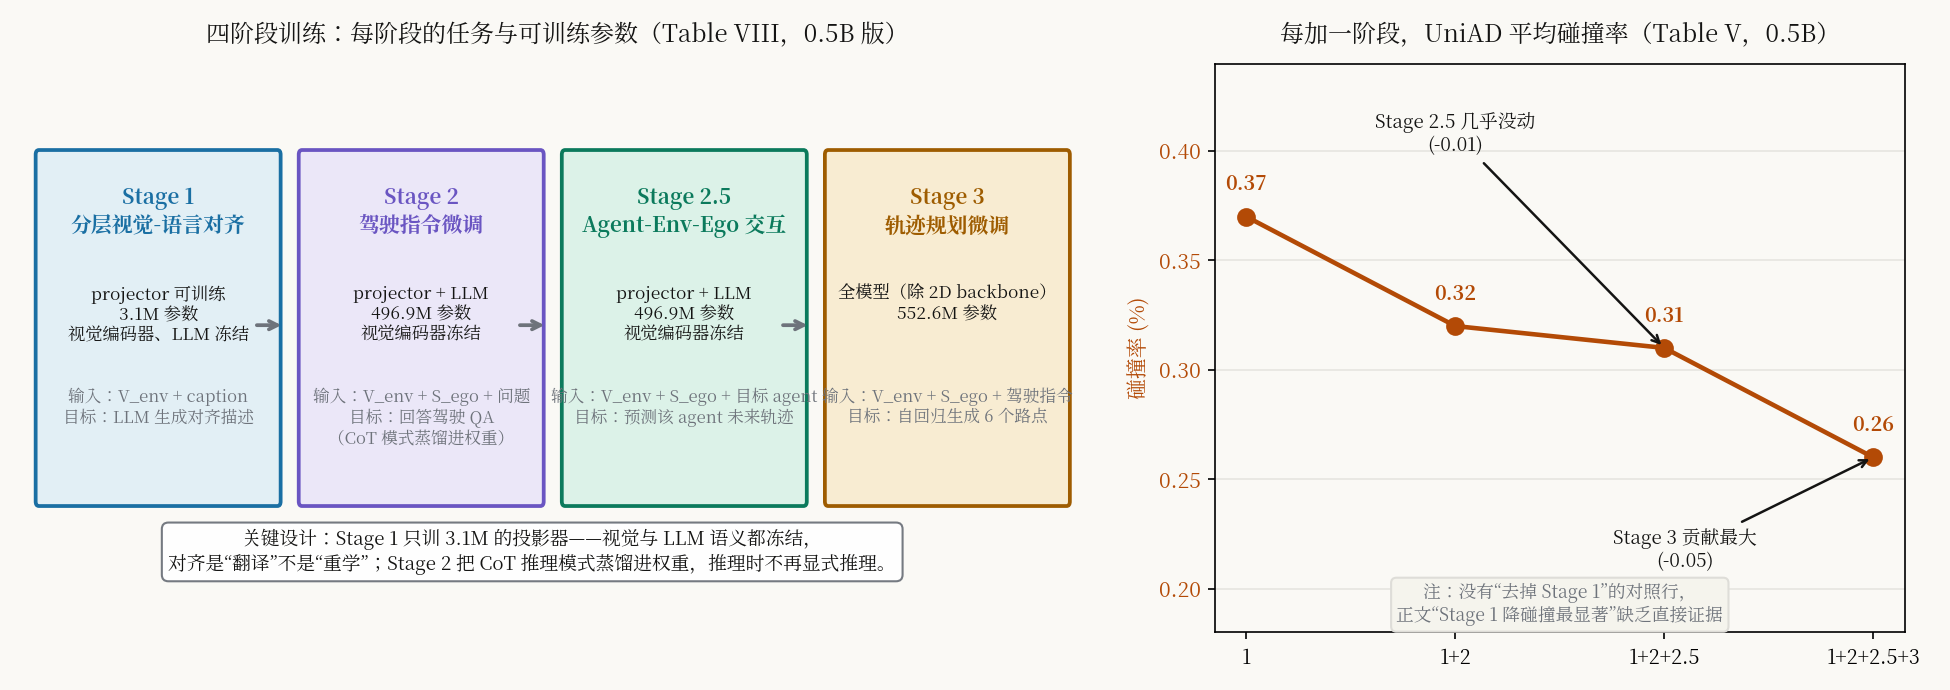

This chart was generated by the following Python code:
# -*- coding: utf-8 -*-
"""Fig: OpenDriveVLA multi-stage training pipeline (Stages 1/2/2.5/3).
Each stage: task, trainable params (from Table VIII), frozen/trainable modules,
and the UniAD avg-collision trajectory across stages (from Table V, 0.5B).
"""
import matplotlib
matplotlib.use("Agg")
from matplotlib import font_manager
font_manager.fontManager.addfont("/usr/share/fonts/opentype/noto/NotoSerifCJK-Regular.ttc")
import matplotlib.pyplot as plt
import matplotlib.patches as patches
import numpy as np

plt.rcParams["font.family"] = ["Noto Serif CJK JP"]
plt.rcParams["axes.unicode_minus"] = False

BG = "#faf9f5"; INK = "#141413"
C_OP, C_OP_F = "#0b7a5c", "#dcf2e8"
C_OUT, C_OUT_F = "#9e5c00", "#f8ecd2"
C_ALT, C_ALT_F = "#6a55c2", "#ebe7f8"
C_IN, C_IN_F = "#1a6fa3", "#e2eff5"
C_WIRE = "#6e737b"; C_LOSS = "#b34a06"

fig, (ax1, ax2) = plt.subplots(1, 2, figsize=(13, 4.6), gridspec_kw={"width_ratios": [1.55, 1]})
fig.patch.set_facecolor(BG)
for ax in (ax1, ax2):
    ax.set_facecolor(BG)

# ---------- left: pipeline ----------
ax1.set_xlim(0, 13.0); ax1.set_ylim(0, 5.0); ax1.axis("off")
ax1.set_title("四阶段训练：每阶段的任务与可训练参数（Table VIII，0.5B 版）", fontsize=11.5, color=INK, pad=10)

stages = [
    (1.65, "Stage 1\n分层视觉-语言对齐", "projector 可训练\n3.1M 参数\n视觉编码器、LLM 冻结",
     "输入：V_env + caption\n目标：LLM 生成对齐描述", C_IN, C_IN_F),
    (4.85, "Stage 2\n驾驶指令微调", "projector + LLM\n496.9M 参数\n视觉编码器冻结",
     "输入：V_env + S_ego + 问题\n目标：回答驾驶 QA\n（CoT 模式蒸馏进权重）", C_ALT, C_ALT_F),
    (8.05, "Stage 2.5\nAgent-Env-Ego 交互", "projector + LLM\n496.9M 参数\n视觉编码器冻结",
     "输入：V_env + S_ego + 目标 agent\n目标：预测该 agent 未来轨迹", C_OP, C_OP_F),
    (11.25, "Stage 3\n轨迹规划微调", "全模型（除 2D backbone）\n552.6M 参数",
     "输入：V_env + S_ego + 驾驶指令\n目标：自回归生成 6 个路点", C_OUT, C_OUT_F),
]
for x, title, params, io, col, fcol in stages:
    ax1.add_patch(patches.FancyBboxPatch(((x-1.45), 1.15), 2.9, 3.05, boxstyle="round,pad=0.04",
                                         fc=fcol, ec=col, lw=1.8))
    ax1.text(x, 3.92, title, fontsize=10, color=col, ha="center", va="top", weight="bold")
    ax1.text(x, 3.05, params, fontsize=8.3, color=INK, ha="center", va="top")
    ax1.text(x, 2.15, io, fontsize=8.0, color=C_WIRE, ha="center", va="top")
    if x < 11.25:
        ax1.annotate("", xy=(x+1.55, 2.7), xytext=(x+1.15, 2.7),
                     arrowprops=dict(arrowstyle="->", color=C_WIRE, lw=1.8))
ax1.text(6.2, 0.55, "关键设计：Stage 1 只训 3.1M 的投影器——视觉与 LLM 语义都冻结，\n"
         "对齐是“翻译”不是“重学”；Stage 2 把 CoT 推理模式蒸馏进权重，推理时不再显式推理。",
         fontsize=9, color=INK, ha="center",
         bbox=dict(fc="#ffffff", ec=C_WIRE, alpha=0.95, boxstyle="round,pad=0.35"))

# ---------- right: collision curve across stages ----------
ax2.set_title("每加一阶段，UniAD 平均碰撞率（Table V，0.5B）", fontsize=11.5, color=INK, pad=10)
stg = ["1", "1+2", "1+2+2.5", "1+2+2.5+3"]
coll = [0.37, 0.32, 0.31, 0.26]
l2 = [0.70, 0.69, 0.68, 0.68]
x = np.arange(len(stg))
ax2.plot(x, coll, "o-", color=C_LOSS, lw=2.2, ms=8, label="Avg. Collision (%) ↓")
for i, v in enumerate(coll):
    ax2.text(i, v + 0.012, f"{v:.2f}", fontsize=9.5, color=C_LOSS, ha="center", weight="bold")
ax2.set_xticks(x); ax2.set_xticklabels(stg, fontsize=9.5)
ax2.set_ylabel("碰撞率 (%)", fontsize=10, color=C_LOSS)
ax2.tick_params(axis="y", labelcolor=C_LOSS)
ax2.set_ylim(0.18, 0.44)
ax2.grid(axis="y", color="#deddd8", lw=0.8, alpha=0.7)
ax2.annotate("Stage 3 贡献最大\n(-0.05)", xy=(3, 0.26), xytext=(2.1, 0.21),
             fontsize=9, color=INK, ha="center",
             arrowprops=dict(arrowstyle="->", color=INK, lw=1.2))
ax2.annotate("Stage 2.5 几乎没动\n(-0.01)", xy=(2, 0.31), xytext=(1.0, 0.40),
             fontsize=9, color=INK, ha="center",
             arrowprops=dict(arrowstyle="->", color=INK, lw=1.2))
# note about missing baseline
ax2.text(1.5, 0.185, "注：没有“去掉 Stage 1”的对照行，\n正文“Stage 1 降碰撞最显著”缺乏直接证据",
         fontsize=8.5, color=C_WIRE, ha="center",
         bbox=dict(fc="#f5f4ed", ec="#deddd8", boxstyle="round,pad=0.3"))

plt.tight_layout()
out = "/home/hatch/workspace/your_files/paper-xray-100/papers/075-Agent-opendrivevla/fig-stages.png"
plt.savefig(out, dpi=150, facecolor=BG)
print("saved", out)
